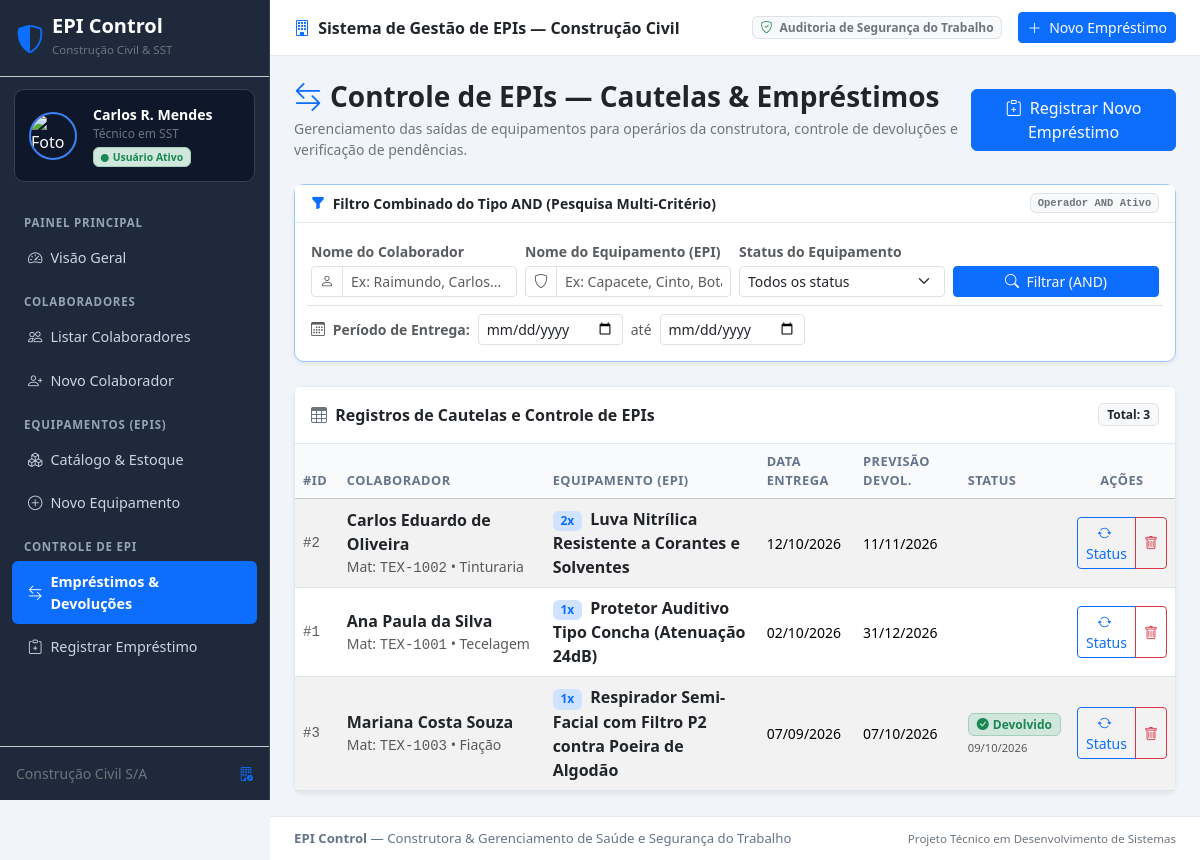
The page /emprestimos/ on the database as committed earlier.
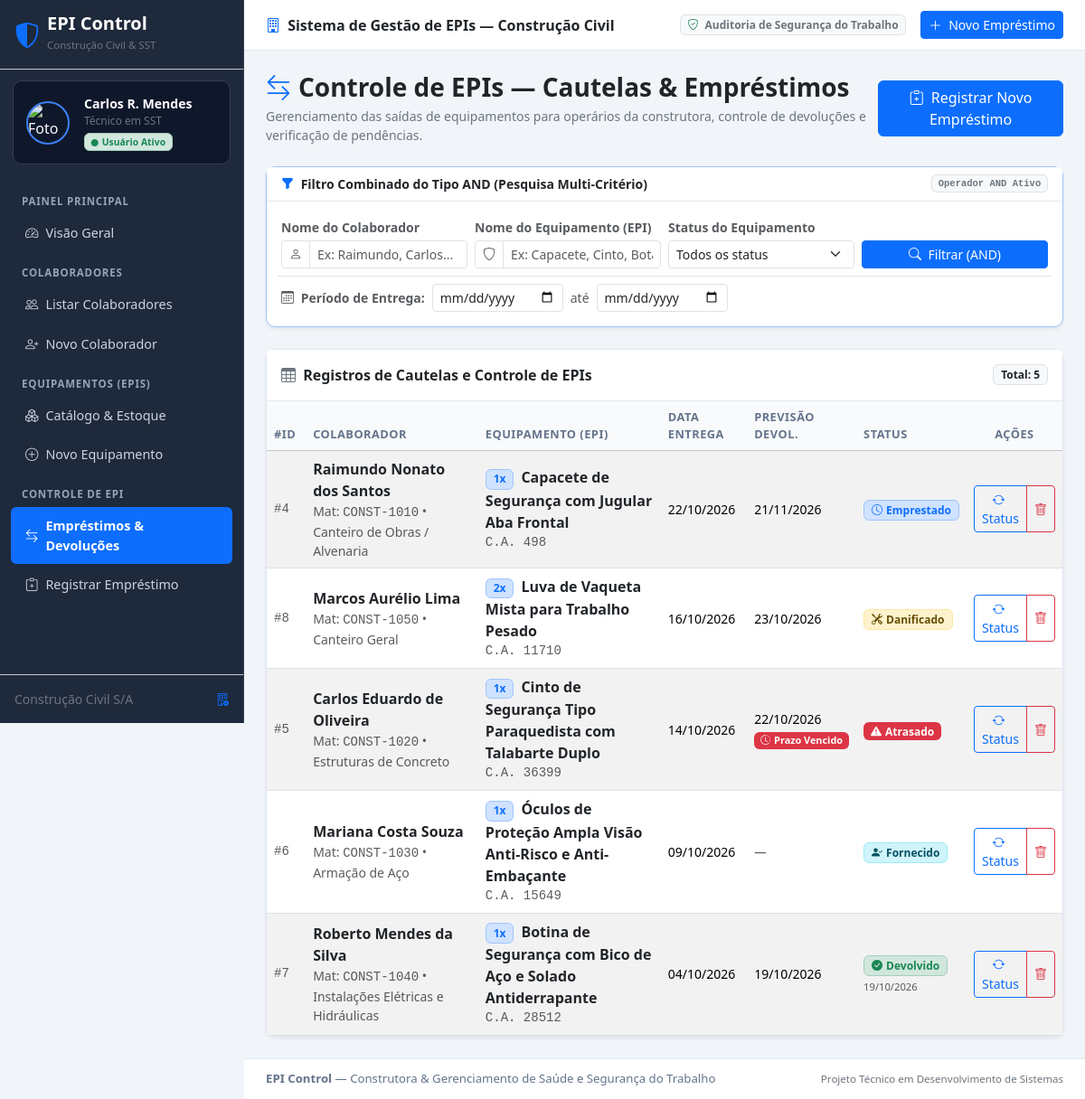
The same page on the database as committed later.
### core/models.py (models this page shows, shortened)
class Emprestimo(models.Model):
    STATUS_CHOICES = [
        ('EMPRESTADO', 'Emprestado'),
        ('FORNECIDO', 'Fornecido'),
        ('DEVOLVIDO', 'Devolvido'),
        ('DANIFICADO', 'Danificado'),
        ('PERDIDO', 'Perdido'),
    ]
    colaborador = models.ForeignKey(
        Colaborador,
        on_delete=models.PROTECT,
        related_name='emprestimos',
        verbose_name="Colaborador"
    )
    epi = models.ForeignKey(
        EPI,
        on_delete=models.PROTECT,
        related_name='emprestimos',
        verbose_name="Equipamento (EPI)",
        null=True,
        blank=True
    )
    quantidade = models.PositiveIntegerField(
        default=1,
        verbose_name="Quantidade"
    )
    usuario_responsavel = models.ForeignKey(
        settings.AUTH_USER_MODEL,
        on_delete=models.SET_NULL,
        null=True,
        blank=True,
        related_name='emprestimos_registrados',
        verbose_name="Usuário Responsável (SST)"
    )
    data_emprestimo = models.DateField(
        default=timezone.now,
        verbose_name="Data de Entrega do Equipamento"
    )
    data_prevista_devolucao = models.DateField(
        blank=True,
        null=True,
        verbose_name="Data Prevista para Devolução"
    )
    data_devolucao = models.DateField(
        blank=True,
        null=True,
        verbose_name="Data Efetiva da Devolução"
    )
    status = models.CharField(
        max_length=20,
        choices=STATUS_CHOICES,
        default='EMPRESTADO',
        verbose_name="Status do Equipamento"
    )
    observacoes = models.TextField(
        blank=True,
        null=True,
        verbose_name="Observações Gerais"
    )
    observacao_devolucao = models.TextField(
        blank=True,
        null=True,
        verbose_name="Observação na Devolução"
    )
    criado_em = models.DateTimeField(auto_now_add=True, verbose_name="Criado em")
    atualizado_em = models.DateTimeField(auto_now=True, verbose_name="Atualizado em")
    class Meta:
        verbose_name = "Controle de EPI / Empréstimo"
        verbose_name_plural = "Controles de EPIs / Empréstimos"
        ordering = ['-data_emprestimo', '-id']

class Colaborador(models.Model):
    nome = models.CharField(
        max_length=150,
        verbose_name="Nome Completo",
        help_text="Informe o nome completo do colaborador."
    )
    matricula = models.CharField(
        max_length=30,
        unique=True,
        verbose_name="Matrícula",
        help_text="Matrícula funcional única do colaborador na construtora."
    )
    setor = models.CharField(
        max_length=100,
        verbose_name="Setor",
        help_text="Frente de trabalho ou setor (ex: Canteiro de Obras, Alvenaria, Armação, Instalações, Acabamento)."
    )
    cargo = models.CharField(
        max_length=100,
        blank=True,
        null=True,
        verbose_name="Cargo",
        help_text="Função exercida (ex: Pedreiro, Carpinteiro, Armador, Eletricista, Servente)."
    )
    email = models.EmailField(
        blank=True,
        null=True,
        verbose_name="E-mail",
        help_text="Endereço de e-mail institucional ou pessoal (opcional)."
    )
    criado_em = models.DateTimeField(auto_now_add=True, verbose_name="Cadastrado em")
    atualizado_em = models.DateTimeField(auto_now=True, verbose_name="Atualizado em")
    class Meta:
        verbose_name = "Colaborador"
        verbose_name_plural = "Colaboradores"
        ordering = ['nome']

class ItemEmprestimo(models.Model):
    emprestimo = models.ForeignKey(
        Emprestimo,
        on_delete=models.CASCADE,
        related_name='itens',
        verbose_name="Empréstimo"
    )
    epi = models.ForeignKey(
        EPI,
        on_delete=models.PROTECT,
        related_name='itens_emprestados',
        verbose_name="Equipamento (EPI)"
    )
    quantidade = models.PositiveIntegerField(default=1, verbose_name="Quantidade")
    class Meta:
        verbose_name = "Item do Empréstimo"
        verbose_name_plural = "Itens do Empréstimo"

class EPI(models.Model):
    nome = models.CharField(max_length=150, verbose_name="Nome do Equipamento")
    descricao = models.TextField(blank=True, null=True, verbose_name="Descrição")
    certificado_aprovacao = models.CharField(
        max_length=50,
        blank=True,
        null=True,
        verbose_name="Certificado de Aprovação (CA)",
        help_text="Número do C.A. emitido pelo Ministério do Trabalho."
    )
    quantidade_estoque = models.IntegerField(default=0, verbose_name="Quantidade em Estoque")
    validade = models.DateField(blank=True, null=True, verbose_name="Validade do Equipamento / C.A.")
    criado_em = models.DateTimeField(auto_now_add=True, verbose_name="Criado em")
    atualizado_em = models.DateTimeField(auto_now=True, verbose_name="Atualizado em")
    class Meta:
        verbose_name = "EPI"
        verbose_name_plural = "EPIs"
        ordering = ['nome']

### core/views.py (the view)
# urls.py: path('emprestimos/', views.emprestimo_list, name='emprestimo_list'),
def emprestimo_list(request):
    colaborador_nome = request.GET.get('colaborador_nome', '').strip()
    epi_nome = request.GET.get('epi_nome', '').strip()
    status_filtro = request.GET.get('status', '').strip()
    data_inicio = request.GET.get('data_inicio', '').strip()
    data_fim = request.GET.get('data_fim', '').strip()
    emprestimos = Emprestimo.objects.select_related('colaborador', 'epi').prefetch_related('itens__epi').all()
    if colaborador_nome:
        emprestimos = emprestimos.filter(
            Q(colaborador__nome__icontains=colaborador_nome) |
            Q(colaborador__matricula__icontains=colaborador_nome)
        )
    if epi_nome:
        emprestimos = emprestimos.filter(
            Q(epi__nome__icontains=epi_nome) |
            Q(itens__epi__nome__icontains=epi_nome)
        ).distinct()
    if status_filtro:
        emprestimos = emprestimos.filter(status=status_filtro)
    if data_inicio:
        emprestimos = emprestimos.filter(data_emprestimo__gte=data_inicio)
    if data_fim:
        emprestimos = emprestimos.filter(data_emprestimo__lte=data_fim)
    hoje = timezone.now().date()
    for emp in emprestimos:
        if emp.status == 'EMPRESTADO' and emp.data_prevista_devolucao and emp.data_prevista_devolucao < hoje:
            emp.is_atrasado = True
        else:
            emp.is_atrasado = False
    context = {
        'emprestimos': emprestimos,
        'colaborador_nome': colaborador_nome,
        'epi_nome': epi_nome,
        'status_filtro': status_filtro,
        'data_inicio': data_inicio,
        'data_fim': data_fim,
        'total_encontrados': emprestimos.count(),
        'hoje': hoje,
    }
    return render(request, 'emprestimos/emprestimo_list.html', context)

### templates/emprestimos/emprestimo_list.html (shortened to what the changed rows need)
{% extends 'base.html' %}
{% block content %}
<div class="d-flex flex-column flex-md-row justify-content-between align-items-md-center mb-4 gap-2">
    <div>
        <h2 class="h3 fw-bold text-dark mb-1">
            <i class="bi bi-arrow-left-right text-primary me-2"></i>Controle de EPIs — Cautelas & Empréstimos
        </h2>
    </div>
</div>
<div class="card shadow-sm">
    <div class="card-header bg-white py-3 d-flex justify-content-between align-items-center">
        <span class="fw-bold text-dark">
            <i class="bi bi-table me-1 text-secondary"></i> Registros de Cautelas e Controle de EPIs
        </span>
        <span class="badge bg-light text-dark border">
            Total: {{ total_encontrados }}
        </span>
    </div>
    <div class="table-responsive">
        {% if emprestimos %}
            <table class="table table-striped table-hover align-middle mb-0">
                <thead class="table-light">
                    <tr>
                        <th scope="col" style="width: 5%;">#ID</th>
                        <th scope="col" style="width: 24%;">Colaborador</th>
                        <th scope="col" style="width: 25%;">Equipamento (EPI)</th>
                        <th scope="col" style="width: 11%;">Data Entrega</th>
                        <th scope="col" style="width: 12%;">Previsão Devol.</th>
                        <th scope="col" style="width: 11%;">Status</th>
                        <th scope="col" style="width: 12%;" class="text-center">Ações</th>
                    </tr>
                </thead>
                <tbody>
                    {% for emp in emprestimos %}
                        <tr>
                            <td class="font-monospace text-muted small">#{{ emp.id }}</td>
                            <td>
                                <strong class="text-dark">{{ emp.colaborador.nome }}</strong>
                                <div class="small text-muted">
                                    Mat: <span class="font-monospace">{{ emp.colaborador.matricula }}</span> • {{ emp.colaborador.setor }}
                                </div>
                            </td>
                            <td>
                                {% if emp.epi %}
                                    <div class="fw-semibold text-dark">
                                        <span class="badge bg-primary-subtle text-primary border border-primary-subtle me-1">
                                            {{ emp.quantidade }}x
                                        </span>
                                        {{ emp.epi.nome }}
                                    </div>
                                    {% if emp.epi.certificado_aprovacao %}
                                        <div class="small text-muted font-monospace">C.A. {{ emp.epi.certificado_aprovacao }}</div>
                                    {% endif %}
                                {% else %}
                                    {% for item in emp.itens.all %}
                                        <div class="fw-semibold text-dark">
                                            <span class="badge bg-primary-subtle text-primary me-1">{{ item.quantidade }}x</span>
                                            {{ item.epi.nome }}
                                        </div>
                                    {% empty %}
                                        <span class="text-muted fst-italic small">Nenhum EPI vinculado</span>
                                    {% endfor %}
                                {% endif %}
                            </td>
                            <td class="small">
                                {{ emp.data_emprestimo|date:"d/m/Y" }}
                            </td>
                            <td class="small">
                                {% if emp.data_prevista_devolucao %}
                                    {{ emp.data_prevista_devolucao|date:"d/m/Y" }}
                                    {% if emp.is_atrasado %}
                                        <span class="badge bg-danger text-white d-block mt-1" style="font-size: 0.68rem;">
                                            <i class="bi bi-clock-history me-1"></i>Prazo Vencido
                                        </span>
                                    {% endif %}
                                {% else %}
                                    <span class="text-muted fst-italic">—</span>
                                {% endif %}
                            </td>
                            <td>
                                {% if emp.status == 'EMPRESTADO' %}
                                    {% if emp.is_atrasado %}
                                        <span class="badge bg-danger text-white px-2 py-1">
                                            <i class="bi bi-exclamation-triangle-fill me-1"></i>Atrasado
                                        </span>
                                    {% else %}
                                        <span class="badge bg-primary-subtle text-primary border border-primary-subtle px-2 py-1">
                                            <i class="bi bi-clock me-1"></i>Emprestado
                                        </span>
                                    {% endif %}
                                {% elif emp.status == 'FORNECIDO' %}
                                    <span class="badge bg-info-subtle text-info-emphasis border border-info-subtle px-2 py-1">
                                        <i class="bi bi-person-check-fill me-1"></i>Fornecido
                                    </span>
                                {% elif emp.status == 'DEVOLVIDO' %}
                                    <span class="badge bg-success-subtle text-success border border-success-subtle px-2 py-1">
                                        <i class="bi bi-check-circle-fill me-1"></i>Devolvido
                                    </span>
                                    {% if emp.data_devolucao %}
                                        <div class="small text-muted mt-1" style="font-size: 0.7rem;">
                                            {{ emp.data_devolucao|date:"d/m/Y" }}
                                        </div>
                                    {% endif %}
                                {% elif emp.status == 'DANIFICADO' %}
                                    <span class="badge bg-warning-subtle text-warning-emphasis border border-warning-subtle px-2 py-1">
                                        <i class="bi bi-tools me-1"></i>Danificado
                                    </span>
                                {% elif emp.status == 'PERDIDO' %}
                                    <span class="badge bg-danger-subtle text-danger border border-danger-subtle px-2 py-1">
                                        <i class="bi bi-x-octagon-fill me-1"></i>Perdido
                                    </span>
                                {% endif %}
                            </td>
                            <td class="text-center">
                                <div class="btn-group btn-group-sm" role="group" aria-label="Ações da cautela">
                                    <a href="{% url 'emprestimo_update' emp.pk %}"
                                       class="btn btn-outline-primary"
                                       title="Atualizar status da cautela #{{ emp.id }}">
                                        <i class="bi bi-arrow-repeat me-1"></i>Status
                                    </a>
                                    <button type="button"
                                            class="btn btn-outline-danger"
                                            data-bs-toggle="modal"
                                            data-bs-target="#modalExcluirEmp{{ emp.pk }}"
                                            title="Excluir cautela #{{ emp.id }}">
                                        <i class="bi bi-trash"></i>
                                    </button>
                                </div>
                            </td>
                        </tr>
                    {% endfor %}
                </tbody>
            </table>
        {% endif %}
    </div>
</div>
{% endblock %}

Rows that differ between the two databases and show on the page:
removed Emprestimo: id "2", colaborador.nome "Carlos Eduardo de Oliveira", colaborador.matricula "TEX-1002", colaborador.setor "Tinturaria", data_emprestimo "12/10/2026", data_prevista_devolucao "11/11/2026"
removed ItemEmprestimo: quantidade "2", epi.nome "Luva Nitrílica Resistente a Corantes e Solventes"
removed Emprestimo: id "1", colaborador.nome "Ana Paula da Silva", colaborador.matricula "TEX-1001", colaborador.setor "Tecelagem", data_emprestimo "02/10/2026", data_prevista_devolucao "31/12/2026"
removed ItemEmprestimo: quantidade "1", epi.nome "Protetor Auditivo Tipo Concha (Atenuação 24dB)"
removed Emprestimo: id "3", colaborador.nome "Mariana Costa Souza", colaborador.matricula "TEX-1003", colaborador.setor "Fiação", data_emprestimo "07/09/2026", data_prevista_devolucao "07/10/2026", data_devolucao "09/10/2026"
removed ItemEmprestimo: quantidade "1", epi.nome "Respirador Semi-Facial com Filtro P2 contra Poeira de Algodão", shown under "3"
added Emprestimo: id "4", colaborador.nome "Raimundo Nonato dos Santos", colaborador.matricula "CONST-1010", colaborador.setor "Canteiro de Obras / Alvenaria", quantidade "1", epi.nome "Capacete de Segurança com Jugular Aba Frontal", epi.certificado_aprovacao "498", data_emprestimo "22/10/2026", data_prevista_devolucao "21/11/2026", status "EMPRESTADO" (drawn)
added Emprestimo: id "8", colaborador.nome "Marcos Aurélio Lima", colaborador.matricula "CONST-1050", colaborador.setor "Canteiro Geral", quantidade "2", epi.nome "Luva de Vaqueta Mista para Trabalho Pesado", epi.certificado_aprovacao "11710", data_emprestimo "16/10/2026", data_prevista_devolucao "23/10/2026", status "DANIFICADO" (drawn)
added Emprestimo: id "5", colaborador.nome "Carlos Eduardo de Oliveira", colaborador.matricula "CONST-1020", colaborador.setor "Estruturas de Concreto", quantidade "1", epi.nome "Cinto de Segurança Tipo Paraquedista com Talabarte Duplo", epi.certificado_aprovacao "36399", data_emprestimo "14/10/2026", data_prevista_devolucao "22/10/2026", shows "Prazo Vencido", status "EMPRESTADO" (drawn)
added Emprestimo: id "6", colaborador.nome "Mariana Costa Souza", colaborador.matricula "CONST-1030", colaborador.setor "Armação de Aço", quantidade "1", epi.nome "Óculos de Proteção Ampla Visão Anti-Risco e Anti-Embaçante", epi.certificado_aprovacao "15649", data_emprestimo "09/10/2026", status "FORNECIDO" (drawn)
added Emprestimo: id "7", colaborador.nome "Roberto Mendes da Silva", colaborador.matricula "CONST-1040", colaborador.setor "Instalações Elétricas e Hidráulicas", quantidade "1", epi.nome "Botina de Segurança com Bico de Aço e Solado Antiderrapante", epi.certificado_aprovacao "28512", data_emprestimo "04/10/2026", data_prevista_devolucao "19/10/2026", data_devolucao "19/10/2026"
Other text that changed with them:
{{ total_encontrados }}: "3" → "5"
